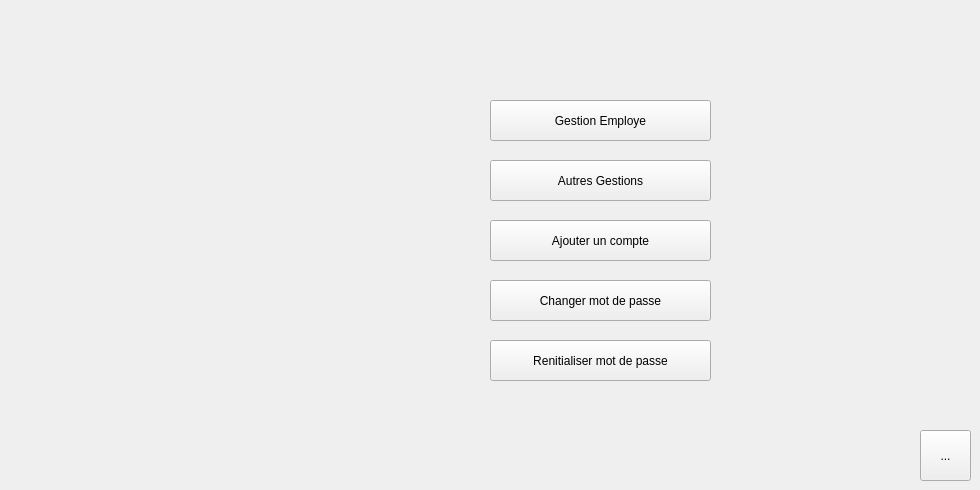
    <widget class="QWidget" name="page_4">
     <widget class="QPushButton" name="affiche_emp_2">
      <property name="geometry">
       <rect>
        <x>490</x>
        <y>100</y>
        <width>221</width>
        <height>41</height>
       </rect>
      </property>
      <property name="text">
       <string>Gestion Employe</string>
      </property>
     </widget>
     <widget class="QPushButton" name="ajouter_empl_2">
      <property name="geometry">
       <rect>
        <x>490</x>
        <y>220</y>
        <width>221</width>
        <height>41</height>
       </rect>
      </property>
      <property name="text">
       <string>Ajouter un compte</string>
      </property>
     </widget>
     <widget class="QPushButton" name="ajouter_empl_4">
      <property name="geometry">
       <rect>
        <x>490</x>
        <y>280</y>
        <width>221</width>
        <height>41</height>
       </rect>
      </property>
      <property name="text">
       <string>Changer mot de passe</string>
      </property>
     </widget>
     <widget class="QPushButton" name="ajouter_empl_5">
      <property name="geometry">
       <rect>
        <x>490</x>
        <y>340</y>
        <width>221</width>
        <height>41</height>
       </rect>
      </property>
      <property name="text">
       <string>Renitialiser mot de passe</string>
      </property>
     </widget>
     <widget class="QToolButton" name="mailing_4">
      <property name="geometry">
       <rect>
        <x>920</x>
        <y>430</y>
        <width>51</width>
        <height>51</height>
       </rect>
      </property>
      <property name="text">
       <string>...</string>
      </property>
      <property name="icon">
       <iconset>
        <normaloff>../../images (1)_preview_rev_1.png</normaloff>../../images (1)_preview_rev_1.png</iconset>
      </property>
      <property name="iconSize">
       <size>
        <width>50</width>
        <height>50</height>
       </size>
      </property>
     </widget>
     <widget class="QPushButton" name="affiche_emp_8">
      <property name="geometry">
       <rect>
        <x>490</x>
        <y>160</y>
        <width>221</width>
        <height>41</height>
       </rect>
      </property>
      <property name="text">
       <string>Autres Gestions</string>
      </property>
     </widget>
    </widget>
